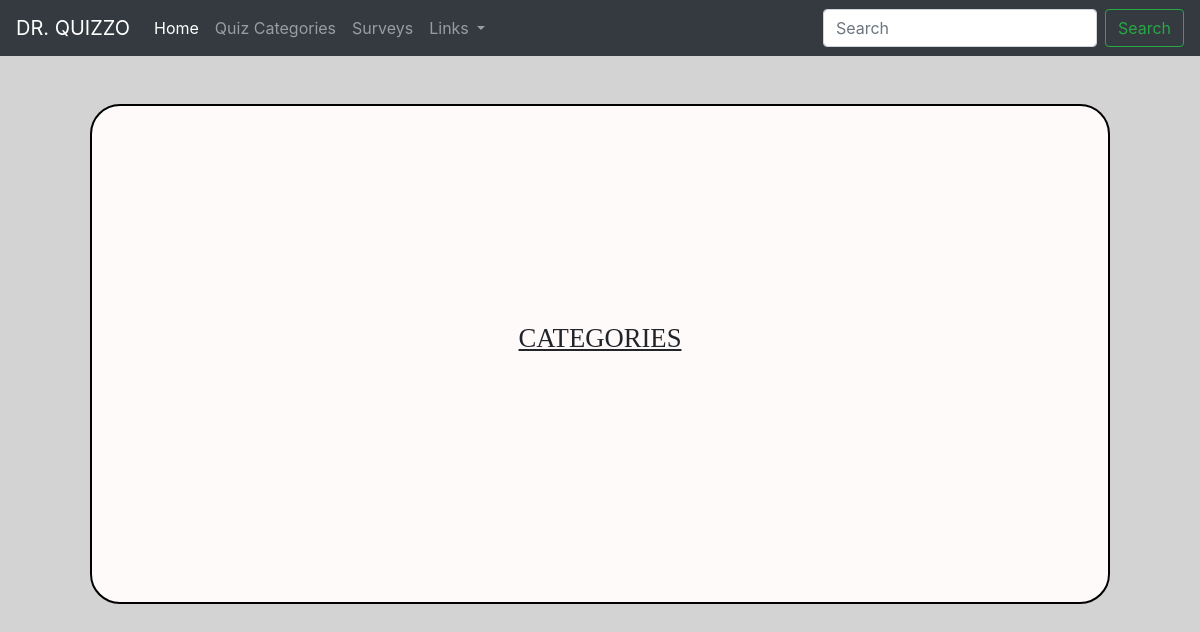
Page /quizcats on the earlier database version.
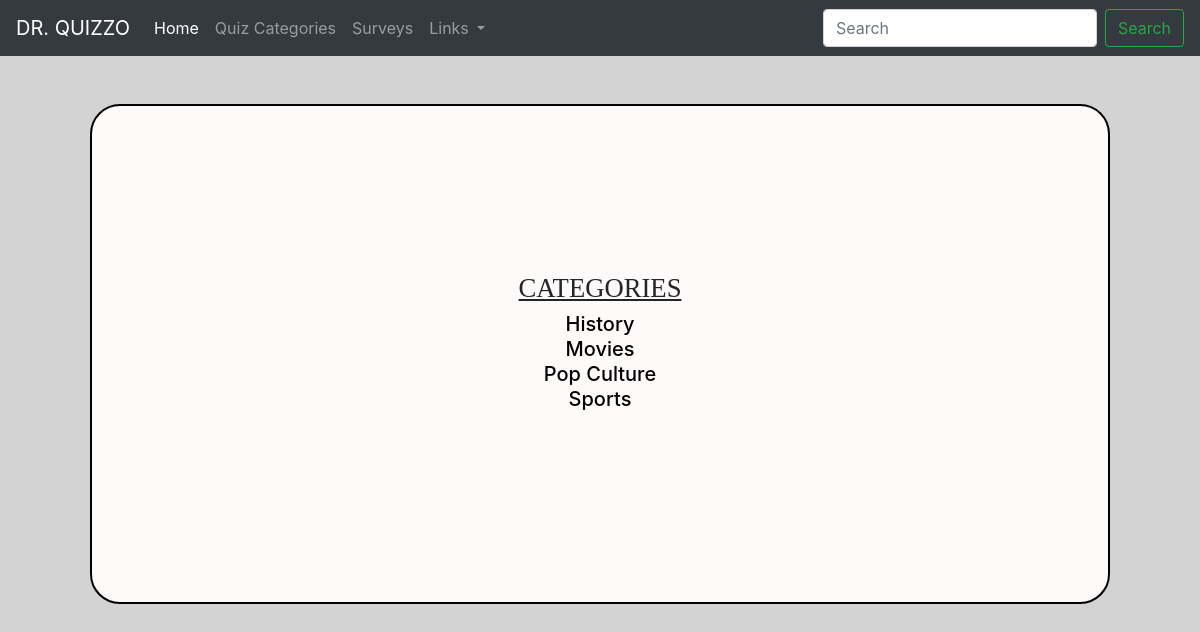
Same page on the later database version.
### myweb/models.py (models this page shows, shortened)
class Quizcat(models.Model):
	category = models.CharField(max_length=120)

### myweb/views.py (the view)
# urls.py: path('quizcats', views.quizcats, name="quizcats"),
def quizcats(request):
	category_data = Quizcat.objects.all().order_by('category')
	return render(request, 'quizcats.html', {"category_data" : category_data})

### myweb/templates/quizcats.html (shortened to what this page needs)
{% extends 'base.html' %}
{% load static %}
{% block 'content' %}
	<div class="container">
		<div class="row">
			<div class="col-md-12">
				<h1 class="mainText">
					CATEGORIES
				</h1>
			</div>
		</div>
		<div class="row">
			<div class="col-md-12">
				{% for cats in category_data %}
					<a class="h5 Quizlistings" href="{% url 'quizzes' cats.id %}">{{ cats.category }}</a><br/>
				{% endfor %}
			</div>
		</div>
		<br/>
	</div>
{% endblock %}

### myweb/templates/base.html (shortened to what this page needs)
{% load static %}
<!doctype html>
<html lang="en">
  <head>
    <link rel="stylesheet" href="https://stackpath.bootstrapcdn.com/bootstrap/4.5.0/css/bootstrap.min.css">
    <link rel="stylesheet" href="{% static 'styles/quizzoStyle1.css' %}">
  </head>
  <body>
<nav class="navbar navbar-expand-lg navbar-dark bg-dark">
  <a class="navbar-brand" href="#">DR. QUIZZO</a>
  <div class="collapse navbar-collapse" id="navbarSupportedContent">
    <ul class="navbar-nav mr-auto">
      <li class="nav-item active">
        <a class="nav-link" href="{% url 'home' %}">Home <span class="sr-only">(current)</span></a>
      </li>
      <li class="nav-item">
        <a class="nav-link" href="{% url 'quizcats' %}">Quiz Categories</a>
      </li>
       <li class="nav-item">
        <a class="nav-link" href="{% url 'surveys' %}">Surveys</a>
      </li>
      <li class="nav-item dropdown">
        <a class="nav-link dropdown-toggle" href="#" id="navbarDropdown" role="button" data-toggle="dropdown" aria-haspopup="true" aria-expanded="false">
          Links
        </a>
      </li>
    </ul>
    <form class="form-inline my-2 my-lg-0">
      <input class="form-control mr-sm-2" type="search" placeholder="Search" aria-label="Search">
      <button class="btn btn-outline-success my-2 my-sm-0" type="submit">Search</button>
    </form>
  </div>
</nav>
<br/>
<br/>
<div class="Quizcontainer">
	<div class="Quizmain" align="center">
		{% block 'content' %}
		{% endblock %}
	</div>
</div>
  </body>
</html>

### static/styles/quizzoStyle1.css (style rules this page uses)
body { background-color: lightgray !important; }
.mainText { font-size: 20pt !important; font-family: verdana; text-decoration: underline; }
.Quizcontainer { display:flex; justify-content: center; align-items: center; width:100%; }
.Quizmain { height:500px; width:85%; background: #FFFAFA; border:2px solid black; border-radius:30px; align-items:center; justify-content: center; flex-direction:column; display:flex; align-content:center; }
.Quizlistings { color: black !important; }

Differences in the rows shown:
added Quizcat: category "History"
added Quizcat: category "Movies"
added Quizcat: category "Pop Culture"
added Quizcat: category "Sports"
